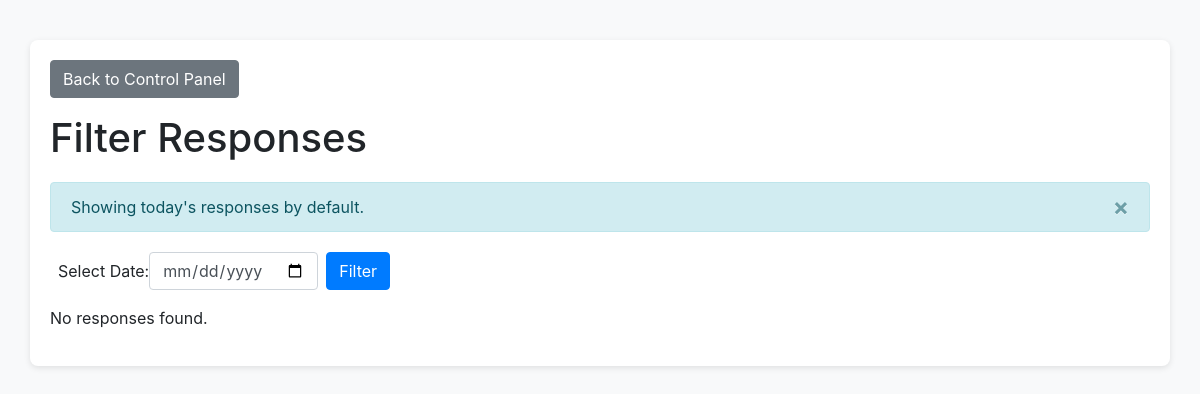
The page /api/filter-responses/ on the database as committed earlier.
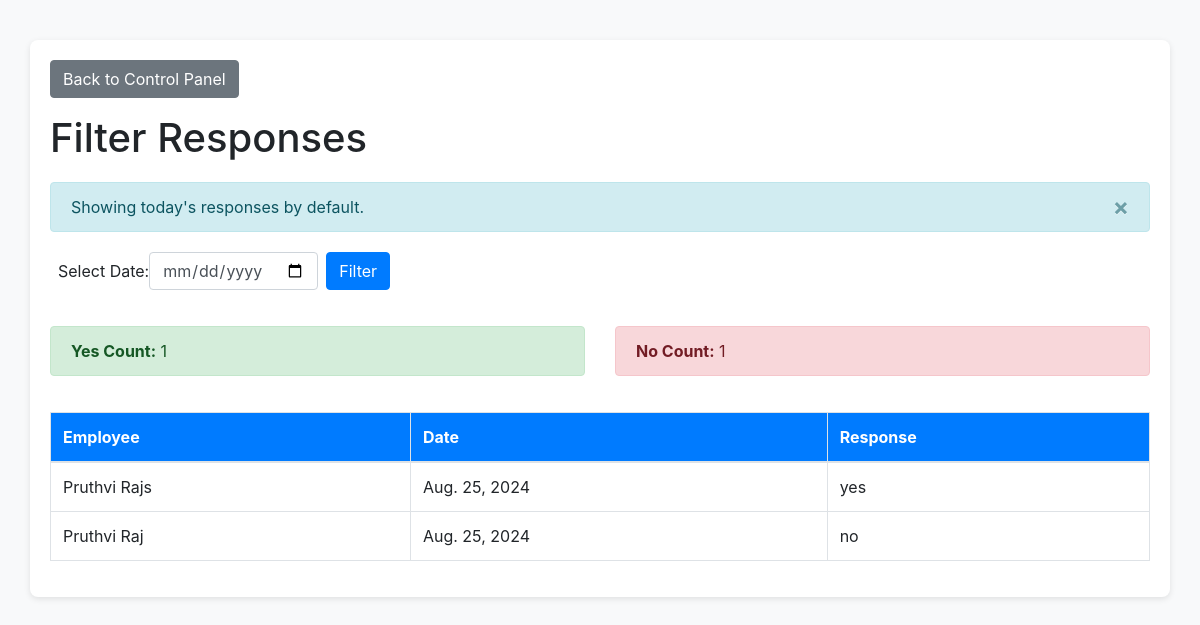
The same page on the database as committed later.
### sender_app/models.py (models this page shows, shortened)
class EmployeeResponse(models.Model):
    employee = models.ForeignKey(Employee, on_delete=models.CASCADE)
    date = models.DateField()
    response = models.CharField(max_length=3, choices=[('yes', 'Yes'), ('no', 'No')])
    class Meta:
        unique_together = ('employee', 'date')

class Employee(models.Model):
    user_id = models.AutoField(primary_key=True)
    name = models.CharField(max_length=100)
    email = EncryptedEmailField(max_length=254, unique=True)

### sender_app/views.py (the view)
# urls.py: path('filter-responses/', FilterEmployeeResponses.as_view(), name='filter_responses'),
class FilterEmployeeResponses(View):
    def get(self, request):
        form = FilterResponseForm(request.GET or None)
        responses = EmployeeResponse.objects.all()
        yes_count = no_count = 0
        if form.is_valid():
            employee = form.cleaned_data.get('employee')
            date = form.cleaned_data.get('date', timezone.localdate())
            if employee:
                responses = responses.filter(employee=employee)
            responses = responses.filter(date=date)
            yes_count = responses.filter(response='yes').count()
            no_count = responses.filter(response='no').count()
            messages.success(request, f"Filtered responses for {date}.")
        else:
            responses = responses.filter(date=timezone.localdate())
            yes_count = responses.filter(response='yes').count()
            no_count = responses.filter(response='no').count()
            messages.info(request, "Showing today's responses by default.")
        return render(request, 'email_sender_app/filter_responses.html', {
            'form': form,
            'responses': responses,
            'yes_count': yes_count,
            'no_count': no_count
        })

### sender_app/forms.py
class FilterResponseForm(forms.Form):
    employee = forms.ModelChoiceField(
        queryset=Employee.objects.all().order_by('name'),
        required=False,
        label="Select Employee",
        empty_label="All Employees",
        widget=forms.Select(attrs={'class': 'form-control'})
    )
    date = forms.DateField(
        widget=forms.DateInput(
            attrs={
                'type': 'date',
                'class': 'form-control'
            }
        ),
        required=False,
        label="Select Date"
    )

### sender_app/templates/email_sender_app/filter_responses.html (shortened to what this page needs)
<!DOCTYPE html>
<html lang="en">
<head>
    <link href="https://stackpath.bootstrapcdn.com/bootstrap/4.5.2/css/bootstrap.min.css" rel="stylesheet">
</head>
<body>
    <div class="container">
        <a href="{% url 'control_panel' %}" class="btn btn-secondary mb-3">Back to Control Panel</a>
        <h1>Filter Responses</h1>
        {% if messages %}
            {% for message in messages %}
                <div class="alert alert-{{ message.tags }} alert-dismissible fade show" role="alert">
                    {{ message }}
                    <button type="button" class="close" data-dismiss="alert" aria-label="Close">
                        <span aria-hidden="true">&times;</span>
                    </button>
                </div>
            {% endfor %}
        {% endif %}
        <form method="get" class="form-inline mb-3">
            <div class="form-group mr-2">
                {{ form.date.label_tag }} {{ form.date }}
            </div>
            <button type="submit" class="btn btn-primary">Filter</button>
        </form>
        {% if responses.exists %}
            <div class="row mb-3">
                <div class="col-md-6">
                    <div class="alert alert-success">
                        <strong>Yes Count:</strong> {{ yes_count }}
                    </div>
                </div>
                <div class="col-md-6">
                    <div class="alert alert-danger">
                        <strong>No Count:</strong> {{ no_count }}
                    </div>
                </div>
            </div>
            <table class="table table-bordered">
                <thead>
                    <tr>
                        <th>Employee</th>
                        <th>Date</th>
                        <th>Response</th>
                    </tr>
                </thead>
                <tbody>
                    {% for response in responses %}
                    <tr>
                        <td>{{ response.employee.name }}</td>
                        <td>{{ response.date }}</td>
                        <td>{{ response.response }}</td>
                    </tr>
                    {% endfor %}
                </tbody>
            </table>
        {% else %}
            <p>No responses found.</p>
        {% endif %}
    </div>
</body>
</html>

### sender_app/templates/email_sender_app/filter_responses.html (style rules this page uses)
body { background-color: #f8f9fa; }
.container { background-color: #fff; padding: 20px; border-radius: 8px; box-shadow: 0 2px 6px rgba(0, 0, 0, 0.1); margin-top: 40px; margin-bottom: 40px; }
.form-inline { margin-top: 20px; margin-bottom: 20px; }
.btn-primary, .btn-secondary { margin-right: 5px; }
.table { margin-top: 20px; }
th { background-color: #007bff; color: white; }
.alert { margin-top: 20px; }

Rows that differ between the two databases and show on the page:
added EmployeeResponse: employee.name "Pruthvi Rajs", date "Aug. 25, 2024", response "yes"
added EmployeeResponse: employee.name "Pruthvi Raj", date "Aug. 25, 2024", response "no"
Other text that changed with them:
{{ yes_count }}: (not shown) → "1"
{{ no_count }}: (not shown) → "1"
text no longer shown: "No responses found."
text now shown: "Yes Count: No Count: Employee Date Response"
